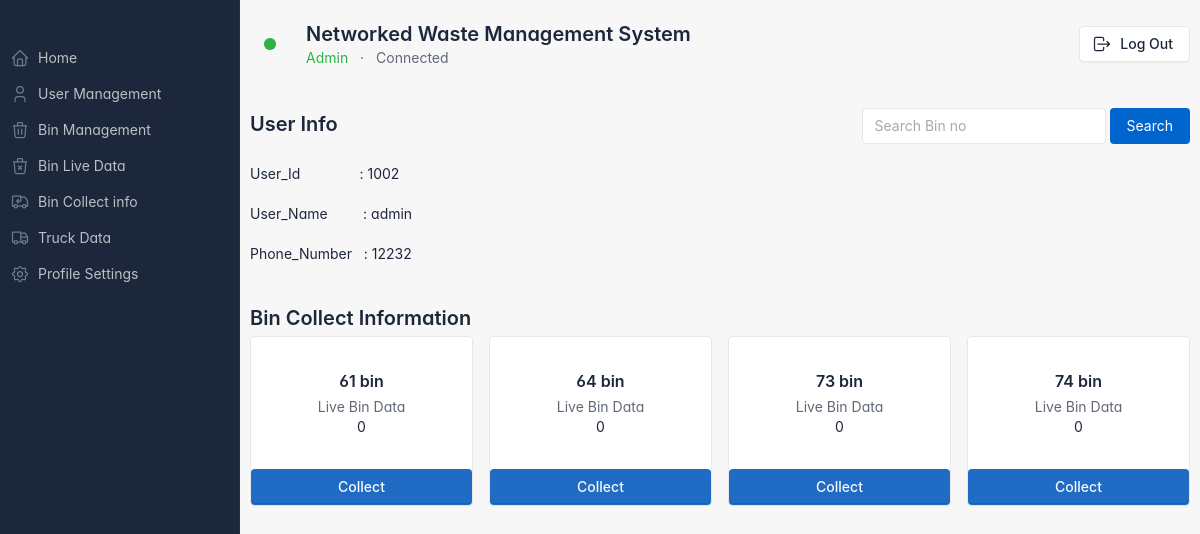
Page /admin/collect.php (signed in) on the committed database.
### tables this page shows
CREATE TABLE `user` (
  `user_id` int(255) NOT NULL,
  `name` varchar(255) NOT NULL,
  `email` varchar(255) NOT NULL,
  `user_type` varchar(255) NOT NULL,
  `status` int(255) NOT NULL DEFAULT 0,
  `tel` varchar(255) NOT NULL,
  `otp` int(255) NOT NULL DEFAULT 0,
  `approve_status` int(255) NOT NULL DEFAULT 0,
  `passwd` varchar(255) NOT NULL
);

CREATE TABLE `bin` (
  `bin_no` int(255) NOT NULL,
  `bin_height` int(255) NOT NULL,
  `bin_status` int(255) NOT NULL,
  `actual_value` int(255) NOT NULL,
  `collected_date` date NOT NULL,
  `truck_no` int(255) NOT NULL
);

### admin/collect.php (the view, shortened to what this page needs)
<?php
require_once('./components/header.php');
?>
<?php
require_once('../conn.php');
?>
  <body>
    <div class="page">
      <?php require_once('components/sidebar.php') ?>
      <div class="page-wrapper">
        <?php require_once('components/page-header.php') ?>
        <div class="page-body">
          <div class="container-xl">
          <div class="row g-2 align-items-center">
              <div class="col">
                <h2 class="page-title">
                  User Info
                </h2>
              </div>
              <div class="col-auto ms-auto d-print-none">
                <form action = "csearch.php" method = "POST">
                <div class="d-flex">
                  <input type="text" class="form-control d-inline-block w-9 me-1" placeholder="Search Bin no" name = "search">
                 <input type = "Submit" value = "Search" style = "border-radius: 4px;background-color: #0066cE;border: 2px solid #0066cE;
                 color: white;padding: 5px 15px;">
                </div>
                </form>
              </div>
           </div>
            <br>
            <?php
              $username=$_SESSION['user_id'];
              $x="select * from user where user_id=$username";
              $result=$conn->query($x);
              $data=$result->fetch_assoc();
              echo "User_Id &nbsp&nbsp&nbsp&nbsp&nbsp&nbsp&nbsp&nbsp&nbsp&nbsp&nbsp&nbsp&nbsp     : ".$data["user_id"]."<br><br>";
              echo "User_Name &nbsp&nbsp&nbsp&nbsp&nbsp&nbsp&nbsp   : ".$data["name"]."<br><br>";
              echo "Phone_Number &nbsp&nbsp: ".$data["tel"]."<br><br>";
            ?>
            <br>
            <div class="col">
                <h2 class="page-title">
                  Bin Collect Information
                </h2>
              </div>
            <div class="row row-cards">
            <?php
              $sql = "SELECT bin_no,actual_value FROM bin" ;
              $result = $conn->query($sql);
              while($row = $result->fetch_assoc()){
                echo'<div class="col-md-6 col-lg-3">';
                echo'<div class="card">';
                 echo '<div class="card-body p-4 text-center">';
                  echo '  <h3 class="m-0 mb-1"><a href="#">'.$row["bin_no"].' bin</a></h3>';
                  echo '  <div class="text-muted">Live Bin Data</div>';
				 echo $row["actual_value"];
                  echo '</div>';
				  echo '<form action="dcollect.php" method="POST">';
				  echo '<input type="submit" class="btn btn-primary w-100" value="Collect">';
				  echo '</form>';
                  echo '<div class="d-flex">';
                     echo '
                  </div>
                </div>
              </div>';
              }
            ?>
            </div>
          </div>
        </div>
      </div>
    </div>
<?php
require_once('./components/footer.php');
?>

### admin/components/header.php (style rules this page uses)
:root { --tblr-font-sans-serif: 'Inter Var', -apple-system, BlinkMacSystemFont, San Francisco, Segoe UI, Roboto, Helvetica Neue, sans-serif; }
body { font-feature-settings: "cv03", "cv04", "cv11"; }

### rows in the picture
user: user_id "1002", name "admin", tel "12232"
bin: bin_no "61", actual_value "0"
bin: bin_no "64", actual_value "0"
bin: bin_no "73", actual_value "0"
bin: bin_no "74", actual_value "0"
